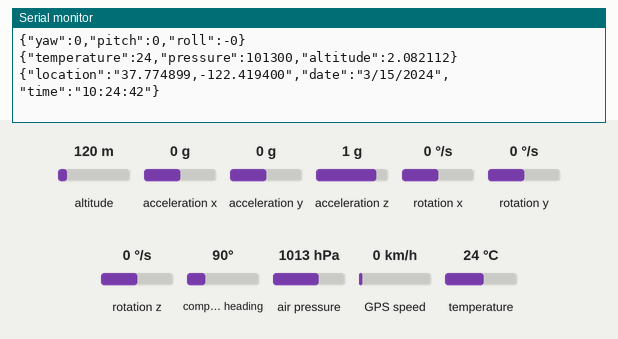
This sketch was run on a simulated Arduino Uno, built with avr-gcc and run on an emulated ATmega328P. On the bench: the last lines printed to the serial monitor. The test bench sets the inputs (shaded band); at power-on: air pressure 1013 hPa, altitude 120 m, acceleration x 0 g, acceleration y 0 g, acceleration z 1 g, rotation x 0 °/s, rotation y 0 °/s, rotation z 0 °/s, compass heading 90°, GPS speed 0 km/h, temperature 24 °C. The GPS gets a fix after 3 s at 37.7749, -122.4194 with 8 satellites.

Above: at 13.2 s.
13.3 s: air pressure set to 1002 hPa
At 14.9 s:
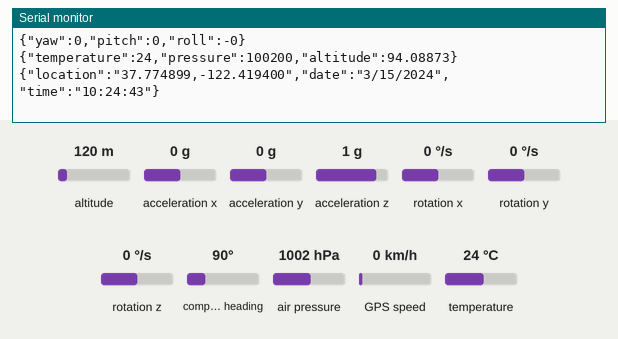
17.8 s: air pressure set to 998 hPa
At 17.8 s:
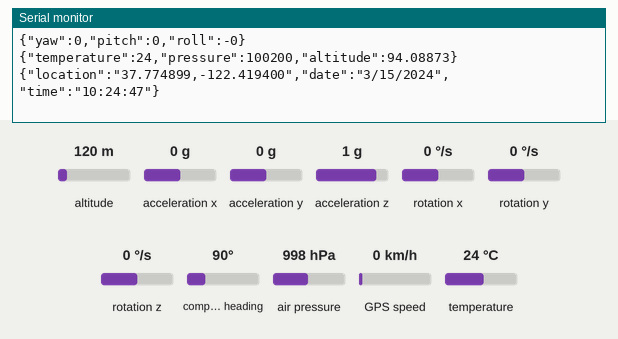
Timing chart, 0 to 20.3 s (numbered marks = the images above; inputs shaded):
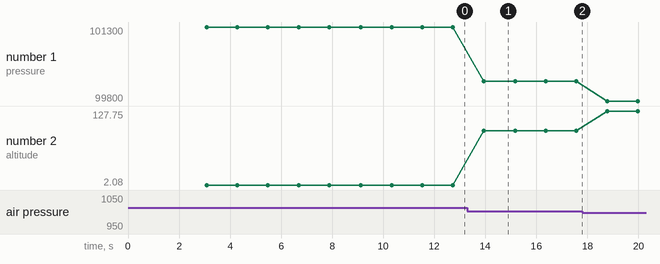

Measured:
- after the input at 13.3 s, the serial monitor: prints a new line after 0.64 s (image 1)
- plotted number 1: 101300 → 100200 after the input at 13.3 s, 100200 → 99800 after the input at 17.8 s
- plotted number 2: 2.08 → 94.09 after the input at 13.3 s, 94.09 → 127.75 after the input at 17.8 s

The sketch:

CanSat.ino
```cpp
#include "Wire.h"
#include <MPU6050_light.h>
#include <Adafruit_BMP280.h>
#include <TinyGPSPlus.h>
#include <SoftwareSerial.h>
#include <ArduinoJson.h>

// MPU6050 and BMP280 objects
MPU6050 mpu(Wire);
Adafruit_BMP280 bmp; // I2C

// GPS settings
static const int GPS_RXPin = 4, GPS_TXPin = 3;
static const uint32_t GPSBaud = 9600;

// HC-12 settings
static const int HC12_TXPin = 10, HC12_RXPin = 11;
static const uint32_t HC12Baud = 9600;

// TinyGPSPlus object and SoftwareSerial setup for GPS
TinyGPSPlus gps;
SoftwareSerial gpsSerial(GPS_RXPin, GPS_TXPin);

// HC-12 SoftwareSerial setup
SoftwareSerial hc12Serial(HC12_TXPin, HC12_RXPin);

unsigned long timer = 0;

void setup() {
  Serial.begin(9600);
  Wire.begin();

  // Initialize MPU6050
  byte status = mpu.begin();
  Serial.print(F("MPU6050 status: "));
  Serial.println(status);
  while (status != 0) { } // stop everything if could not connect to MPU6050

  Serial.println(F("Calculating offsets, do not move MPU6050"));
  delay(1000);
  mpu.upsideDownMounting = true; // uncomment this line if the MPU6050 is mounted upside-down
  mpu.calcOffsets(); // gyro and accelero
  Serial.println("Done!\n");

  // Initialize BMP280
  if (!bmp.begin(0x76)) {  // Specify the I2C address
    Serial.println("Could not find a valid BMP280 sensor, check wiring!");
    while (1);  // Stop if sensor is not found
  }
  Serial.println("BMP280 sensor detected.");

  // Initialize GPS
  gpsSerial.begin(GPSBaud);
  delay(1000);  // Give the GPS module time to start up
  Serial.println(F("GPS module initialized."));

  // Initialize HC-12
  hc12Serial.begin(HC12Baud);
  Serial.println(F("HC-12 module initialized."));
}

void loop() {
  // Process GPS data
  while (gpsSerial.available() > 0) {
    char c = gpsSerial.read();
    gps.encode(c);
  }

  // Update data every second
  if ((millis() - timer) > 1000) {
    updateMPU6050();
    updateBMP280();
    displayGPSInfo();  // Ensure GPS data is sent regularly

    // Update timer
    timer = millis();
  }
}

void updateMPU6050() {
  mpu.update();

  // Read MPU6050 data
  float Yaw = mpu.getAngleZ();
  float Pitch = mpu.getAngleX();
  float Roll = mpu.getAngleY();

  // Create JSON object
  StaticJsonDocument<256> doc;
  doc["yaw"] = Yaw;
  doc["pitch"] = Pitch;
  doc["roll"] = Roll;

  // Serialize JSON to string and send
  String output;
  serializeJson(doc, output);
  sendData(output);
}

void updateBMP280() {
  // Read BMP280 data
  float temperature = bmp.readTemperature();
  float pressure = bmp.readPressure();
  float altitude = bmp.readAltitude(1013.25); // Assumes standard sea level pressure

  // Create JSON object
  StaticJsonDocument<256> doc;
  doc["temperature"] = temperature;
  doc["pressure"] = pressure;
  doc["altitude"] = altitude;

  // Serialize JSON to string and send
  String output;
  serializeJson(doc, output);
  sendData(output);
}

void displayGPSInfo() {
  StaticJsonDocument<256> doc;

  // Add location data
  if (gps.location.isValid()) {
    doc["location"] = String(gps.location.lat(), 6) + "," + String(gps.location.lng(), 6);
  } else {
    doc["location"] = "INVALID";
  }

  // Add date data
  if (gps.date.isValid()) {
    doc["date"] = String(gps.date.month()) + "/" + String(gps.date.day()) + "/" + String(gps.date.year());
  } else {
    doc["date"] = "INVALID";
  }

  // Add time data
  if (gps.time.isValid()) {
    char timeBuffer[10];
    sprintf(timeBuffer, "%02d:%02d:%02d", gps.time.hour(), gps.time.minute(), gps.time.second());
    doc["time"] = timeBuffer;
  } else {
    doc["time"] = "INVALID";
  }

  // Serialize JSON to string and send
  String output;
  serializeJson(doc, output);
  sendData(output);
}

void sendData(const String &data) {
  Serial.println(data); // Print to Serial Monitor
  hc12Serial.println(data); // Send the data string via HC-12
}
```
